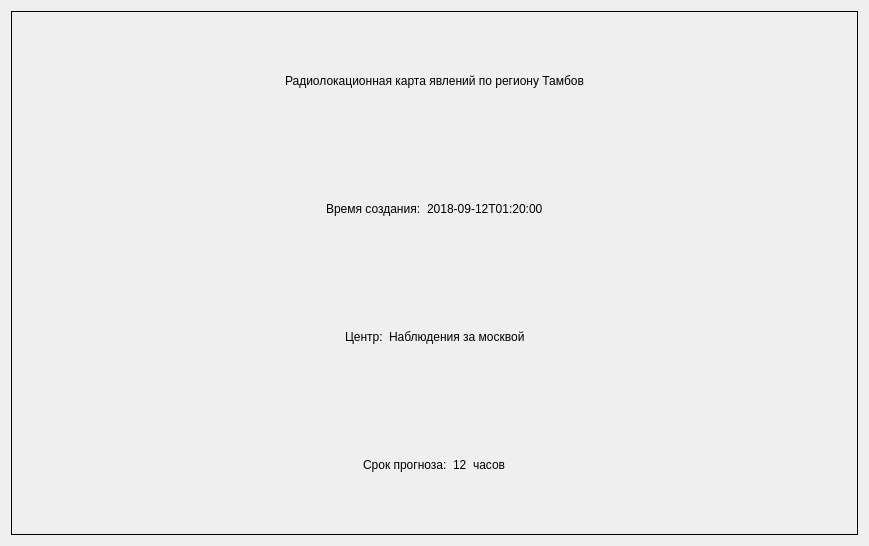
<?xml version="1.0" encoding="UTF-8"?>
<ui version="4.0">
 <class>ListWidgetItemMap</class>
 <widget class="QWidget" name="ListWidgetItemMap">
  <property name="geometry">
   <rect>
    <x>0</x>
    <y>0</y>
    <width>869</width>
    <height>546</height>
   </rect>
  </property>
  <property name="windowTitle">
   <string>Form</string>
  </property>
  <property name="styleSheet">
   <string notr="true">#mainWidget {
 border: 1px solid black 
}</string>
  </property>
  <layout class="QGridLayout" name="gridLayout">
   <item row="0" column="0">
    <widget class="QWidget" name="mainWidget" native="true">
     <layout class="QVBoxLayout" name="verticalLayout">
      <item>
       <layout class="QHBoxLayout" name="hl1">
        <item>
         <spacer name="horizontalSpacer_8">
          <property name="orientation">
           <enum>Qt::Horizontal</enum>
          </property>
          <property name="sizeHint" stdset="0">
           <size>
            <width>40</width>
            <height>20</height>
           </size>
          </property>
         </spacer>
        </item>
        <item>
         <widget class="QLabel" name="label">
          <property name="text">
           <string>Радиолокационная карта явлений по региону Тамбов</string>
          </property>
         </widget>
        </item>
        <item>
         <spacer name="horizontalSpacer_7">
          <property name="orientation">
           <enum>Qt::Horizontal</enum>
          </property>
          <property name="sizeHint" stdset="0">
           <size>
            <width>40</width>
            <height>20</height>
           </size>
          </property>
         </spacer>
        </item>
       </layout>
      </item>
      <item>
       <layout class="QHBoxLayout" name="hl2">
        <item>
         <spacer name="horizontalSpacer_3">
          <property name="orientation">
           <enum>Qt::Horizontal</enum>
          </property>
          <property name="sizeHint" stdset="0">
           <size>
            <width>40</width>
            <height>20</height>
           </size>
          </property>
         </spacer>
        </item>
        <item>
         <widget class="QLabel" name="label_2">
          <property name="text">
           <string>Время создания:</string>
          </property>
         </widget>
        </item>
        <item>
         <widget class="QLabel" name="labelDateTime">
          <property name="text">
           <string>2018-09-12T01:20:00</string>
          </property>
         </widget>
        </item>
        <item>
         <spacer name="horizontalSpacer_4">
          <property name="orientation">
           <enum>Qt::Horizontal</enum>
          </property>
          <property name="sizeHint" stdset="0">
           <size>
            <width>40</width>
            <height>20</height>
           </size>
          </property>
         </spacer>
        </item>
       </layout>
      </item>
      <item>
       <layout class="QHBoxLayout" name="hl3">
        <item>
         <spacer name="horizontalSpacer">
          <property name="orientation">
           <enum>Qt::Horizontal</enum>
          </property>
          <property name="sizeHint" stdset="0">
           <size>
            <width>40</width>
            <height>20</height>
           </size>
          </property>
         </spacer>
        </item>
        <item>
         <widget class="QLabel" name="label_4">
          <property name="text">
           <string>Центр:</string>
          </property>
         </widget>
        </item>
        <item>
         <widget class="QLabel" name="label_5">
          <property name="text">
           <string>Наблюдения за москвой</string>
          </property>
         </widget>
        </item>
        <item>
         <spacer name="horizontalSpacer_2">
          <property name="orientation">
           <enum>Qt::Horizontal</enum>
          </property>
          <property name="sizeHint" stdset="0">
           <size>
            <width>40</width>
            <height>20</height>
           </size>
          </property>
         </spacer>
        </item>
       </layout>
      </item>
      <item>
       <layout class="QHBoxLayout" name="hl4">
        <item>
         <spacer name="horizontalSpacer_5">
          <property name="orientation">
           <enum>Qt::Horizontal</enum>
          </property>
          <property name="sizeHint" stdset="0">
           <size>
            <width>40</width>
            <height>20</height>
           </size>
          </property>
         </spacer>
        </item>
        <item>
         <widget class="QLabel" name="label_6">
          <property name="text">
           <string>Срок прогноза:</string>
          </property>
         </widget>
        </item>
        <item>
         <widget class="QLabel" name="label_7">
          <property name="text">
           <string>12</string>
          </property>
         </widget>
        </item>
        <item>
         <widget class="QLabel" name="label_8">
          <property name="text">
           <string>часов</string>
          </property>
         </widget>
        </item>
        <item>
         <spacer name="horizontalSpacer_6">
          <property name="orientation">
           <enum>Qt::Horizontal</enum>
          </property>
          <property name="sizeHint" stdset="0">
           <size>
            <width>40</width>
            <height>20</height>
           </size>
          </property>
         </spacer>
        </item>
       </layout>
      </item>
     </layout>
    </widget>
   </item>
  </layout>
 </widget>
 <resources/>
 <connections/>
</ui>
